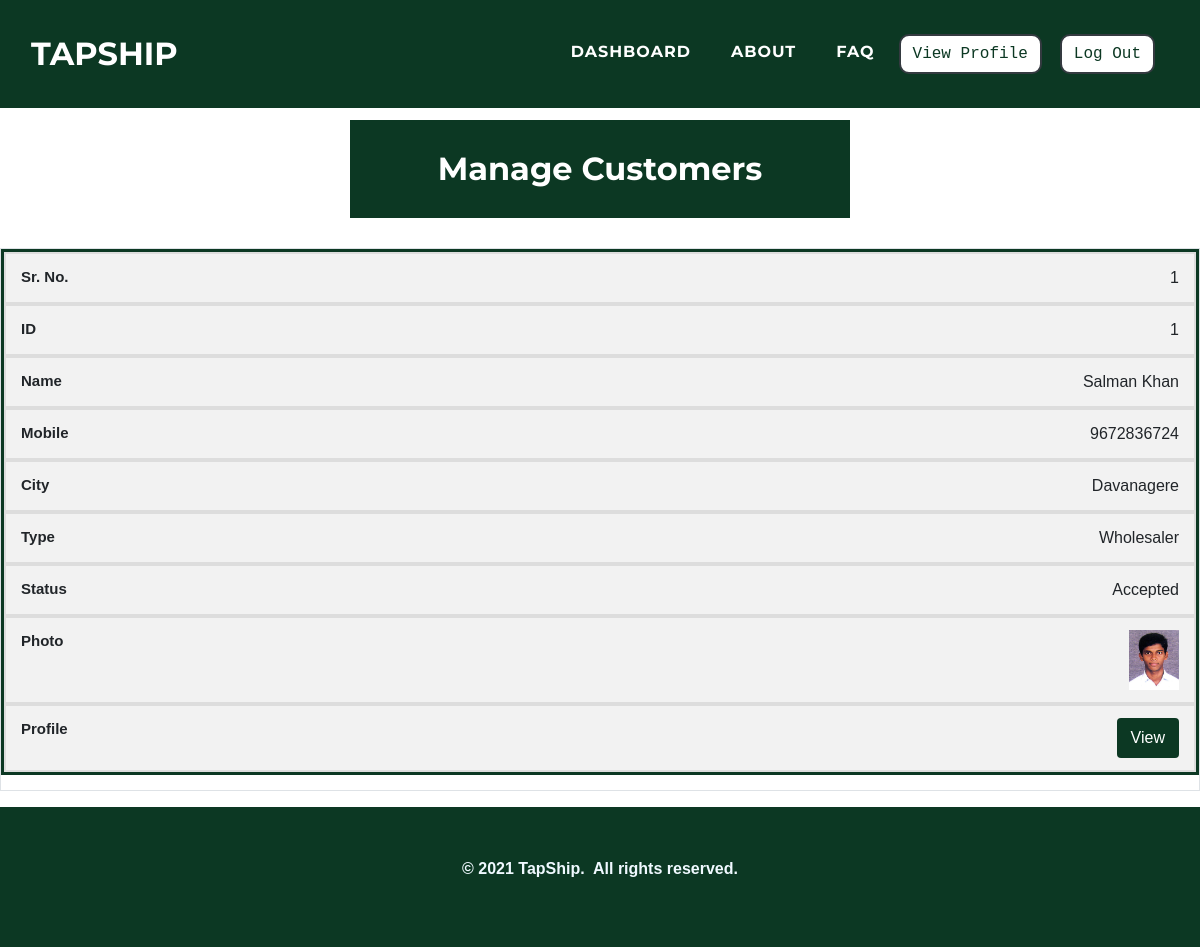
Page /admin/managecustomer.php (signed in) on the earlier database version.
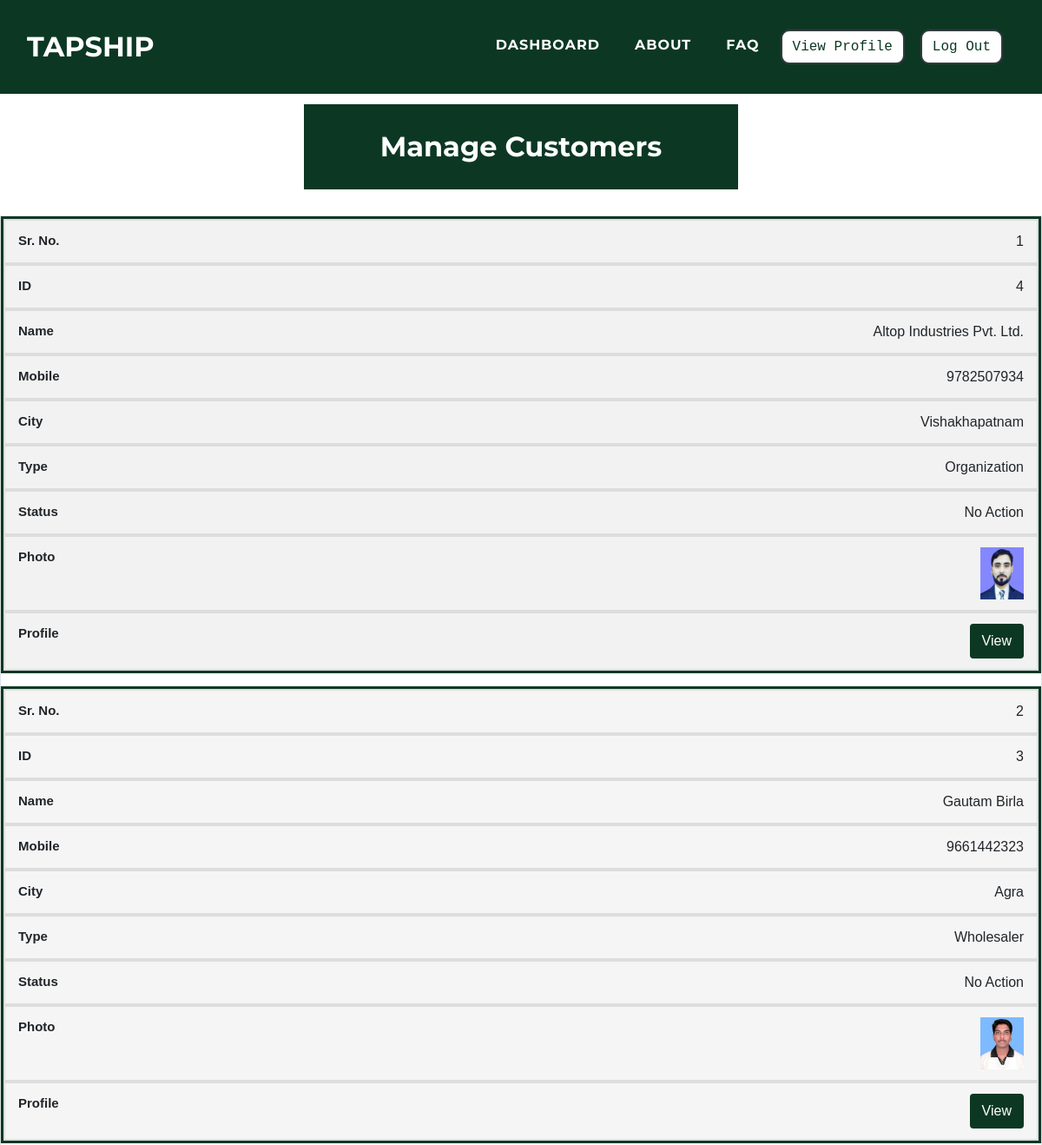
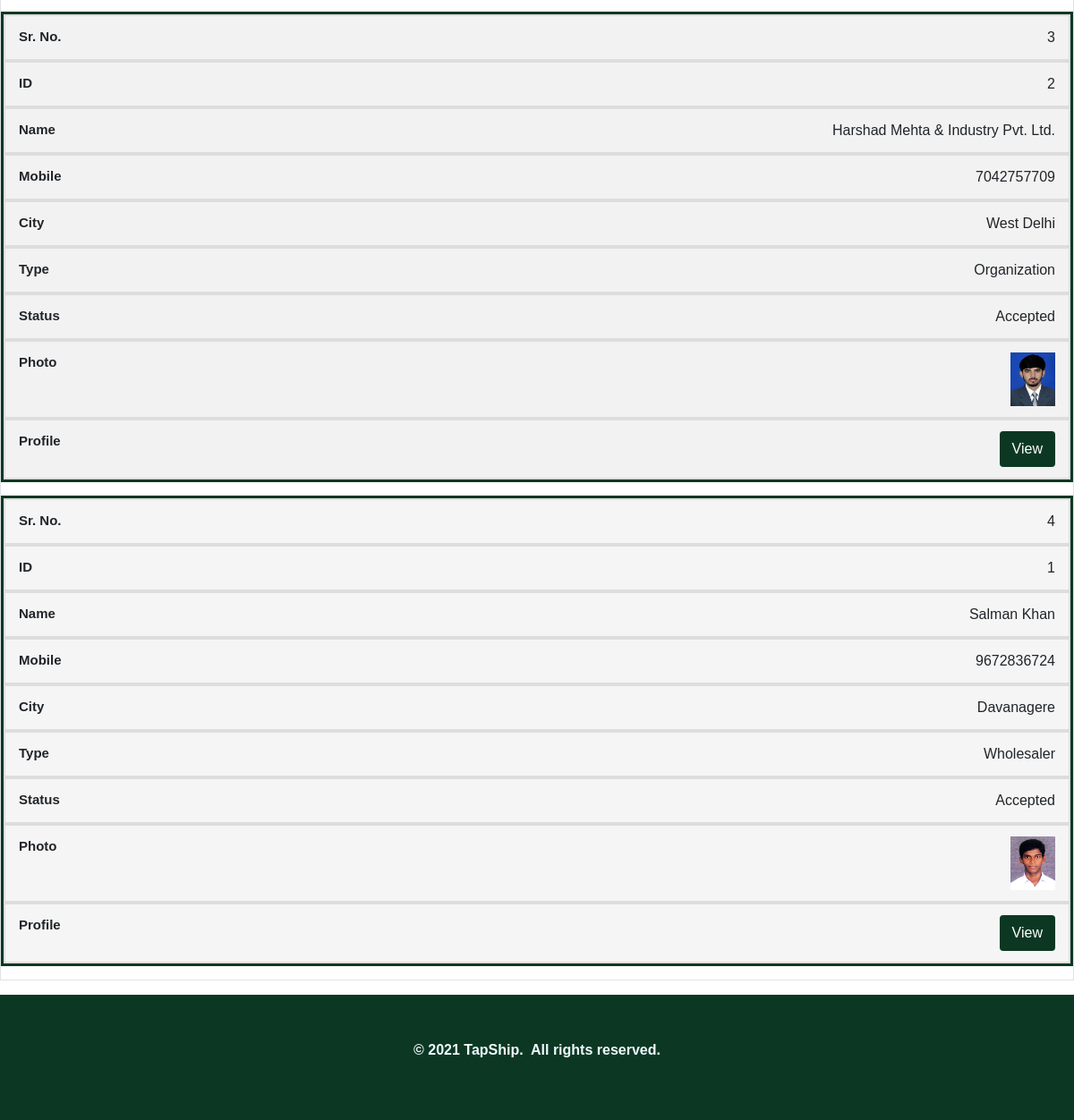
Same page on the later database version (2 pictures, top to bottom).
### tables this page shows
CREATE TABLE `customer` (
  `c_id` int(11) NOT NULL,
  `c_name` varchar(100) NOT NULL,
  `c_mobile` varchar(25) NOT NULL,
  `c_contactname` varchar(50) NOT NULL DEFAULT '',
  `c_gender` varchar(25) NOT NULL,
  `c_age` varchar(10) NOT NULL,
  `c_street` varchar(50) NOT NULL,
  `c_city` varchar(25) NOT NULL,
  `c_state` varchar(25) NOT NULL,
  `c_pincode` varchar(10) NOT NULL,
  `c_type` varchar(25) NOT NULL,
  `c_registration` varchar(100) NOT NULL DEFAULT '',
  `c_aadhar` varchar(25) NOT NULL DEFAULT '',
  `c_aadharpdf` varchar(100) NOT NULL DEFAULT '',
  `c_pan` varchar(25) NOT NULL,
  `c_panpdf` varchar(100) NOT NULL,
  `c_photo` varchar(100) NOT NULL,
  `c_password` varchar(25) NOT NULL,
  `c_approve` varchar(100) NOT NULL,
  `c_tsv_otp` varchar(10) NOT NULL DEFAULT '',
  `c_tsv_validity` varchar(50) NOT NULL DEFAULT '',
  `c_temppass` varchar(50) NOT NULL DEFAULT ''
);

### admin/managecustomer.php (the view, shortened to what this page needs)
<?php
$res = $_SESSION["sessionid"];
$a_name = $res;
?>
<!DOCTYPE html>
<html>
<head>
    <link rel="stylesheet" href="../assets/bootstrap/css/bootstrap.min.css">
    <link rel="stylesheet" href="../assets/fonts/font-awesome.min.css">
    <link rel="stylesheet" href="../assets/fonts/ionicons.min.css">
    <link rel="stylesheet" href="../assets/css/Article-List.css">
    <link rel="stylesheet" href="../assets/css/Features-Boxed.css">
    <link rel="stylesheet" href="../assets/css/Footer-Dark.css">
    <link rel="stylesheet" href="../assets/css/Highlight-Blue.css">
    <link rel="stylesheet" href="https://cdnjs.cloudflare.com/ajax/libs/animate.css/3.5.2/animate.min.css">
    <link rel="stylesheet" href="https://cdnjs.cloudflare.com/ajax/libs/aos/2.2.0/aos.css">
    <link rel="stylesheet" href="../assets/css/Login-Form-Clean.css">
    <link rel="stylesheet" href="../assets/css/table-style.css" />
</head>
<body id="page-top">
    <nav class="navbar navbar-light navbar-expand-lg fixed-top text-uppercase" id="mainNav" style="background: #0c3823;">
        <div class="container-fluid">
            <a class="navbar-brand js-scroll-trigger" data-bs-hover-animate="pulse" href="../index.php" style="font-family: Montserrat, sans-serif;">TAPSHIP</a>
            <div class="collapse navbar-collapse" id="navbarResponsive">
                <ul class="nav navbar-nav ml-auto">
                    <li class="nav-item mx-0 mx-lg-1"><a class="nav-link py-3 px-0 px-lg-3 rounded js-scroll-trigger" data-bs-hover-animate="pulse" href="index.php" style="filter: contrast(100%) grayscale(0%) hue-rotate(0deg) invert(0%) sepia(0%);">DASHBOARD</a></li>
                    <li class="nav-item mx-0 mx-lg-1"><a class="nav-link py-3 px-0 px-lg-3 rounded js-scroll-trigger" data-bs-hover-animate="pulse" href="../about.php">ABOUT</a></li>
                    <li class="nav-item mx-0 mx-lg-1"><a class="nav-link py-3 px-0 px-lg-3 rounded js-scroll-trigger" data-bs-hover-animate="pulse" href="../faq.php">FAQ</a></li>
                    <li class="nav-item mx-0 mx-lg-1"><a href="updateprofile.php?a_name=<?php echo $a_name; ?>"><button class="btn btn-dark text-monospace" data-bs-hover-animate="pulse" type="button" style="margin: 10px;background: rgb(255,255,255);color: #0c3823;margin-left: 0;border-radius: 10px;">View Profile</button></a></li>
                    <li class="nav-item mx-0 mx-lg-1"><a href="../admin/logout-script.php"><button class="btn btn-dark text-monospace" data-bs-hover-animate="pulse" type="button" style="margin: 10px;background: rgb(255,255,255);color: #0c3823;margin-left: 0;border-radius: 10px;">Log Out</button></a></li>
                </ul>
            </div>
        </div>
    </nav>
    <div class="features-boxed">
        <div class="container-fluid" style="background: #ffffff;">
            <div class="intro" style="background: #0c3823;margin-top: 120px;margin-bottom: 30px;">
                <h2 class="text-center" data-aos="fade" style="color: rgb(255,255,255);padding: 30px;margin-bottom: 0px;">Manage Customers</h2>
            </div>
        </div>
    </div>
    <table id="tabledata" class=" table table-striped table-hover table-bordered">
        <?php
         $con = mysqli_connect("localhost", "root", "", "tapship");
        $q = "select c_id, c_name, c_mobile, c_city, c_type, c_approve, c_photo from customer where c_id!=0 ORDER BY c_id DESC";
        $query = mysqli_query($con, $q);
        $c = 1;
        while ($res = mysqli_fetch_array($query)) {
        ?>
            <tr class="text-center">
                <td data-label="Sr. No."> <?php echo $c;
                                            $c += 1 ?> </td>
                <td data-label="ID"> <?php echo $res['c_id']; ?> </td>
                <td data-label="Name"> <?php echo $res['c_name'];  ?> </td>
                <td data-label="Mobile"> <?php echo $res['c_mobile'];  ?> </td>
                <td data-label="City"> <?php echo $res['c_city'];  ?> </td>
                <td data-label="Type"> <?php echo $res['c_type'];  ?> </td>
                <td data-label="Status"> <?php if ($res['c_approve'] == "1") {
                                                echo "No Action";
                                            } else if ($res['c_approve'] == "2") {
                                                echo " Accepted";
                                            } else if ($res['c_approve'] == "3") {
                                                echo "Review";
                                            } else if ($res['c_approve'] == "4") {
                                                echo "Rejected";
                                            } else if ($res['c_approve'] == "5") {
                                                echo "Resubmitted";
                                            }  ?> </td>
                <td data-label="Photo"> <img src="../customers/<?php echo $res['c_photo'];  ?>" width="50" height="60"> </td>
                <td data-label="Profile"> <button class="btn" style="background-color:#0c3823;"> <a href="customerprofile.php?c_mobile=<?php echo $res['c_mobile']; ?>" class="text-white"> View </a> </button> </td>
            </tr>
        <?php
        }
        ?>
    </table>
    <div class="footer-dark" style="background: rgb(12,56,35);">
        <footer>
            <div class="container-fluid">
                <p style="text-align: center;"><strong>© 2021 TapShip.&nbsp; All rights reserved.</strong><br></p>
            </div>
        </footer>
    </div>
</body>
</html>

### assets/css/Features-Boxed.css (style rules this page uses)
.features-boxed { color: #313437; background-color: #eef4f7; }
.features-boxed h2 { font-weight: bold; margin-bottom: 40px; padding-top: 40px; color: inherit; }
.features-boxed .intro { font-size: 16px; max-width: 500px; margin: 0 auto; }

### assets/css/Footer-Dark.css (style rules this page uses)
.footer-dark { padding: 50px 0; bottom: 0; color: #f0f9ff; background-color: #282d32; }

### assets/css/table-style.css (style rules this page uses)
body { margin:0; font-family: sans-serif; }
* { box-sizing: border-box; }
.table { width: 100%; border-collapse: collapse; }
.table td,.table th { padding:12px 15px; border:2px solid #ddd; text-align: center; font-size:16px; }
.table tbody tr:nth-child(even) { background-color: #f5f5f5; }
@media (max-width: 1410px) { .table, .table tbody, .table tr, .table td { display: block; width: 100%; } }
@media (max-width: 1410px) { table tr { margin-bottom: 15px; border: 3px solid #0c3823; } }
@media (max-width: 1410px) { .table td { text-align: right; padding-left: 50%; text-align: right; position: relative; } }
@media (max-width: 1410px) { .table td::before { content: attr(data-label); position: absolute; left:0; width: 50%; padding-left:15px; font-size:15px; font-weight: bold; text-align: left; } }

Differences in the rows shown:
added customer: c_id "4", c_name "Altop Industries Pvt. Ltd.", c_mobile "9782507934", c_city "Vishakhapatnam", c_type "Organization", c_approve "No Action", c_photo (picture)
added customer: c_id "3", c_name "Gautam Birla", c_mobile "9661442323", c_city "Agra", c_type "Wholesaler", c_approve "No Action", c_photo (picture)
added customer: c_id "2", c_name "Harshad Mehta & Industry Pvt. Ltd.", c_mobile "7042757709", c_city "West Delhi", c_type "Organization", c_approve "Accepted", shows a picture
